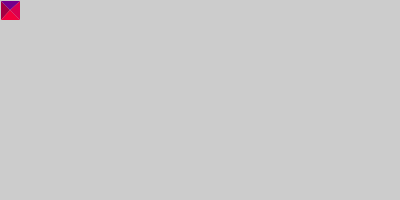
Frame 1 (no input)
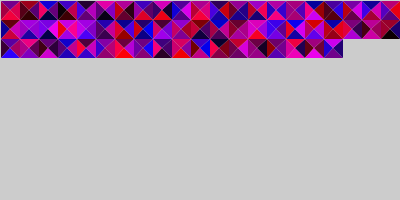
Frame 60 (the mouse pressed at the canvas centre just before this capture)
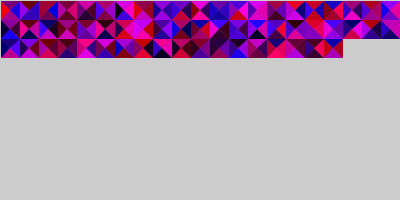
Frame 120 (the mouse held since frame 60 and released just before this capture)

The Processing sketch that drew these frames (run headless with seeded random() and noise(); from frame 60 on, the mouse is pressed at the canvas centre):

// Processing sketch: processing_101145
// ── processing_101145.pde

void setup(){
    size(400,200);    
    //strokeWeight(.1);
    noStroke();
}
 
int row = 0;
int col = 0;
void draw(){
    noFill();
    
    Pyramid p = new Pyramid();
    p.Draw(row,col);
    
    //set the limits of camvas limits
        row++;
        if((row*20) > width){ 
                row = 0;
                col++;
        }        
        if((col*20) > height){ 
                col=0;
                noLoop();//end the draw
        }
}
 
//mouse events
void mousePressed(){
        background(0);
        row = 0;
        col = 0;
        loop();
}
 
/*custom classes*/
class Pyramid{
 //my pyramid is composed by 4 triangles        
 Triangle t1 = new Triangle(0, 0, 0, 20, 10, 10);
 Triangle t2 = new Triangle(0, 20, 10, 10, 20, 20);
 Triangle t3 = new Triangle(20, 20, 10, 10, 20, 0);
 Triangle t4 = new Triangle(0, 0, 20, 0, 10, 10);
 
 void Draw(int xPosition, int yPosition){
        t1.Draw(xPosition, yPosition);
        t2.Draw(xPosition, yPosition);
        t3.Draw(xPosition, yPosition);
        t4.Draw(xPosition, yPosition);       
 }
}
 
class Triangle{
        int x1;        int y1;        
        int x2;        int y2;        
        int x3;        int y3;
        
        Triangle(int px1, int py1, int px2, int py2, int px3, int py3)
        {
                //convert zeros to ones, because 0*n == 0
                x1 = (px1==0 ? 1 : px1); 
                y1 = (py1==0 ? 1 : py1); 
                x2 = (px2==0 ? 1 : px2); 
                y2 = (py2==0 ? 1 : py2); 
                x3 = (px3==0 ? 1 : px3); 
                y3 = (py3==0 ? 1 : py3); 
        }
        
        //move to the position
        void Draw(int xPosition, int yPosition){
                //fix the position with the tiangle size
                xPosition = (xPosition * 19);
                yPosition = (yPosition * 19);
                
                fill(random(255), 0, random(255));
                triangle(
                        x1+xPosition, y1+yPosition, 
                        x2+xPosition, y2+yPosition, 
                        x3+xPosition, y3+yPosition);
        }
}
